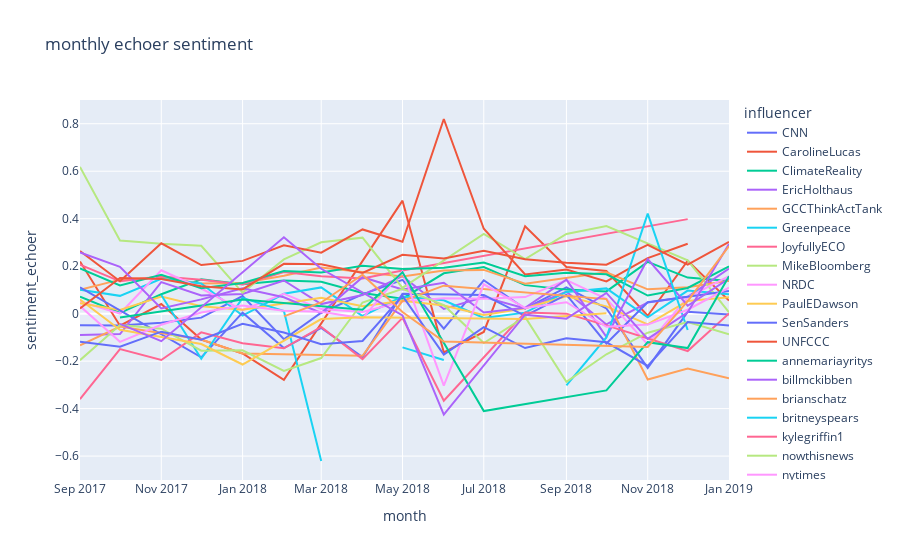

Notebook code for this chart:
### Code cell
px.line(
    final_df,
    x='month', 
    y='sentiment_echoer', 
    color='influencer',
    title='monthly echoer sentiment'
)

### Figure 1 — Plotly figure (JSON) as saved in the notebook; plotly's stock layout.template omitted (floating-point values rounded to 4 significant figures)
{"data": [{"hovertemplate": "influencer=CNN<br>month=%{x}<br>sentiment_echoer=%{y}<extra></extra>", "legendgroup": "CNN", "line": {"color": "#636efa", "dash": "solid"}, "marker": {"symbol": "circle"}, "mode": "lines", "name": "CNN", "orientation": "v", "showlegend": true, "type": "scatter", "x": ["2017-09-01", "2017-10-01", "2017-11-01", "2017-12-01", "2018-01-01", "2018-02-01", "2018-03-01", "2018-04-01", "2018-05-01", "2018-06-01", "2018-07-01", "2018-08-01", "2018-09-01", "2018-10-01", "2018-11-01", "2018-12-01", "2019-01-01"], "xaxis": "x", "y": [-0.0493, -0.04939, -0.03823, -0.01674, 0.07404, -0.108, 0.003956, 0.08121, 0.1423, -0.06359, 0.1406, 0.02083, 0.1108, 0.02188, -0.2286, 0.00753, -0.003707], "yaxis": "y"}, {"hovertemplate": "influencer=CarolineLucas<br>month=%{x}<br>sentiment_echoer=%{y}<extra></extra>", "legendgroup": "CarolineLucas", "line": {"color": "#EF553B", "dash": "solid"}, "marker": {"symbol": "circle"}, "mode": "lines", "name": "CarolineLucas", "orientation": "v", "showlegend": true, "type": "scatter", "x": ["2017-09-01", "2017-10-01", "2017-11-01", "2017-12-01", "2018-01-01", "2018-02-01", "2018-05-01", "2018-06-01", "2018-07-01", "2018-08-01", "2018-09-01", "2018-10-01", "2018-11-01", "2018-12-01", "2019-01-01"], "xaxis": "x", "y": [0.2198, -0.0508, 0.04043, -0.1093, -0.1675, -0.2785, 0.476, -0.1626, -0.07694, 0.3683, 0.1962, 0.1795, -0.008839, 0.223, 0.05532], "yaxis": "y"}, {"hovertemplate": "influencer=ClimateReality<br>month=%{x}<br>sentiment_echoer=%{y}<extra></extra>", "legendgroup": "ClimateReality", "line": {"color": "#00cc96", "dash": "solid"}, "marker": {"symbol": "circle"}, "mode": "lines", "name": "ClimateReality", "orientation": "v", "showlegend": true, "type": "scatter", "x": ["2017-09-01", "2017-10-01", "2017-11-01", "2017-12-01", "2018-01-01", "2018-02-01", "2018-03-01", "2018-04-01", "2018-05-01", "2018-06-01", "2018-07-01", "2018-08-01", "2018-09-01", "2018-10-01", "2018-11-01", "2018-12-01", "2019-01-01"], "xaxis": "x", "y": [0.07189, 0.003383, 0.08184, 0.1451, 0.1244, 0.1398, 0.1341, 0.0867, 0.06333, 0.1699, 0.1962, 0.1201, 0.1012, 0.09373, 0.2181, 0.152, 0.1374], "yaxis": "y"}, {"hovertemplate": "influencer=EricHolthaus<br>month=%{x}<br>sentiment_echoer=%{y}<extra></extra>", "legendgroup": "EricHolthaus", "line": {"color": "#ab63fa", "dash": "solid"}, "marker": {"symbol": "circle"}, "mode": "lines", "name": "EricHolthaus", "orientation": "v", "showlegend": true, "type": "scatter", "x": ["2017-09-01", "2017-10-01", "2017-11-01", "2017-12-01", "2018-01-01", "2018-02-01", "2018-03-01", "2018-04-01", "2018-05-01", "2018-06-01", "2018-07-01", "2018-08-01", "2018-09-01", "2018-10-01", "2018-11-01", "2018-12-01", "2019-01-01"], "xaxis": "x", "y": [-0.08989, -0.08582, 0.1329, 0.0769, 0.0826, 0.1397, 0.04026, 0.07833, 0.1578, 0.01961, 0.0704, 0.02162, 0.09235, -0.04534, 0.0468, 0.07082, 0.1899], "yaxis": "y"}, {"hovertemplate": "influencer=GCCThinkActTank<br>month=%{x}<br>sentiment_echoer=%{y}<extra></extra>", "legendgroup": "GCCThinkActTank", "line": {"color": "#FFA15A", "dash": "solid"}, "marker": {"symbol": "circle"}, "mode": "lines", "name": "GCCThinkActTank", "orientation": "v", "showlegend": true, "type": "scatter", "x": ["2017-09-01", "2017-10-01", "2017-11-01", "2017-12-01", "2018-01-01", "2018-02-01", "2018-03-01", "2018-04-01", "2018-05-01", "2018-06-01", "2018-07-01", "2018-08-01", "2018-09-01", "2018-10-01", "2018-11-01", "2018-12-01", "2019-01-01"], "xaxis": "x", "y": [0.1007, 0.1434, 0.1541, 0.1265, 0.1286, 0.1596, 0.1948, 0.1766, 0.157, 0.1822, 0.1844, 0.1262, 0.15, 0.1744, 0.1025, 0.1117, 0.1388], "yaxis": "y"}, {"hovertemplate": "influencer=Greenpeace<br>month=%{x}<br>sentiment_echoer=%{y}<extra></extra>", "legendgroup": "Greenpeace", "line": {"color": "#19d3f3", "dash": "solid"}, "marker": {"symbol": "circle"}, "mode": "lines", "name": "Greenpeace", "orientation": "v", "showlegend": true, "type": "scatter", "x": ["2017-09-01", "2017-10-01", "2017-11-01", "2017-12-01", "2018-01-01", "2018-02-01", "2018-03-01", "2018-04-01", "2018-05-01", "2018-06-01", "2018-07-01", "2018-08-01", "2018-09-01", "2018-10-01", "2018-11-01", "2018-12-01", "2019-01-01"], "xaxis": "x", "y": [0.1008, 0.075, 0.1465, 0.1268, -0.008266, 0.08375, 0.1105, -0.009868, 0.07263, 0.0564, -0.01839, 0.00434, 0.09168, 0.1064, -0.01496, 0.09709, 0.08153], "yaxis": "y"}, {"hovertemplate": "influencer=JoyfullyECO<br>month=%{x}<br>sentiment_echoer=%{y}<extra></extra>", "legendgroup": "JoyfullyECO", "line": {"color": "#FF6692", "dash": "solid"}, "marker": {"symbol": "circle"}, "mode": "lines", "name": "JoyfullyECO", "orientation": "v", "showlegend": true, "type": "scatter", "x": ["2017-09-01", "2017-10-01", "2017-11-01", "2017-12-01", "2018-01-01", "2018-02-01", "2018-03-01", "2018-04-01", "2018-05-01", "2018-12-01"], "xaxis": "x", "y": [0.2064, 0.1361, 0.1569, 0.1423, 0.1225, 0.1749, 0.1574, 0.1478, 0.1814, 0.3982], "yaxis": "y"}, {"hovertemplate": "influencer=MikeBloomberg<br>month=%{x}<br>sentiment_echoer=%{y}<extra></extra>", "legendgroup": "MikeBloomberg", "line": {"color": "#B6E880", "dash": "solid"}, "marker": {"symbol": "circle"}, "mode": "lines", "name": "MikeBloomberg", "orientation": "v", "showlegend": true, "type": "scatter", "x": ["2017-09-01", "2017-10-01", "2017-11-01", "2017-12-01", "2018-01-01", "2018-02-01", "2018-03-01", "2018-04-01", "2018-05-01", "2018-07-01", "2018-08-01", "2018-09-01", "2018-10-01", "2018-12-01", "2019-01-01"], "xaxis": "x", "y": [0.6183, 0.3084, 0.2943, 0.2856, 0.08884, 0.2287, 0.3007, 0.3201, 0.1083, 0.3358, 0.2294, 0.3356, 0.3689, 0.2243, 0.005413], "yaxis": "y"}, {"hovertemplate": "influencer=NRDC<br>month=%{x}<br>sentiment_echoer=%{y}<extra></extra>", "legendgroup": "NRDC", "line": {"color": "#FF97FF", "dash": "solid"}, "marker": {"symbol": "circle"}, "mode": "lines", "name": "NRDC", "orientation": "v", "showlegend": true, "type": "scatter", "x": ["2017-09-01", "2017-10-01", "2017-11-01", "2017-12-01", "2018-01-01", "2018-02-01", "2018-03-01", "2018-04-01", "2018-05-01", "2018-06-01", "2018-07-01", "2018-08-01", "2018-09-01", "2018-10-01", "2018-11-01", "2018-12-01", "2019-01-01"], "xaxis": "x", "y": [0.05175, 0.0005505, 0.1826, 0.1059, 0.01518, 0.08309, 0.01929, 0.007292, 0.05107, 0.06489, 0.0625, 0.06979, 0.1413, 0.06249, -0.1298, 0.06895, 0.158], "yaxis": "y"}, {"hovertemplate": "influencer=PaulEDawson<br>month=%{x}<br>sentiment_echoer=%{y}<extra></extra>", "legendgroup": "PaulEDawson", "line": {"color": "#FECB52", "dash": "solid"}, "marker": {"symbol": "circle"}, "mode": "lines", "name": "PaulEDawson", "orientation": "v", "showlegend": true, "type": "scatter", "x": ["2017-09-01", "2017-10-01", "2017-11-01", "2017-12-01", "2018-01-01", "2018-02-01", "2018-03-01", "2018-04-01", "2018-05-01", "2018-06-01", "2018-07-01", "2018-08-01", "2018-09-01", "2018-10-01", "2018-11-01", "2018-12-01", "2019-01-01"], "xaxis": "x", "y": [0.04423, 0.01564, 0.07224, 0.03111, 0.01686, 0.04277, 0.06694, 0.03164, 0.05385, 0.03449, -0.005852, 0.02246, 0.07348, 0.03065, -0.04494, 0.05372, 0.06959], "yaxis": "y"}, {"hovertemplate": "influencer=SenSanders<br>month=%{x}<br>sentiment_echoer=%{y}<extra></extra>", "legendgroup": "SenSanders", "line": {"color": "#636efa", "dash": "solid"}, "marker": {"symbol": "circle"}, "mode": "lines", "name": "SenSanders", "orientation": "v", "showlegend": true, "type": "scatter", "x": ["2017-09-01", "2017-12-01", "2018-01-01", "2018-02-01", "2018-03-01", "2018-04-01", "2018-05-01", "2018-07-01", "2018-08-01", "2018-09-01", "2018-10-01", "2018-11-01", "2018-12-01", "2019-01-01"], "xaxis": "x", "y": [0.111, -0.1839, 0.004165, -0.1447, -0.06036, -0.183, 0.08416, 0.07901, -0.009274, 0.07983, -0.1256, 0.0481, 0.0715, 0.0958], "yaxis": "y"}, {"hovertemplate": "influencer=UNFCCC<br>month=%{x}<br>sentiment_echoer=%{y}<extra></extra>", "legendgroup": "UNFCCC", "line": {"color": "#EF553B", "dash": "solid"}, "marker": {"symbol": "circle"}, "mode": "lines", "name": "UNFCCC", "orientation": "v", "showlegend": true, "type": "scatter", "x": ["2017-09-01", "2017-10-01", "2017-11-01", "2017-12-01", "2018-01-01", "2018-02-01", "2018-03-01", "2018-04-01", "2018-05-01", "2018-06-01", "2018-07-01", "2018-08-01", "2018-09-01", "2018-10-01", "2018-11-01", "2018-12-01"], "xaxis": "x", "y": [0.264, 0.1364, 0.2962, 0.2047, 0.2223, 0.2882, 0.2566, 0.3548, 0.3029, 0.8199, 0.3576, 0.1653, 0.1862, 0.1358, 0.2338, 0.2946], "yaxis": "y"}, {"hovertemplate": "influencer=annemariayritys<br>month=%{x}<br>sentiment_echoer=%{y}<extra></extra>", "legendgroup": "annemariayritys", "line": {"color": "#00cc96", "dash": "solid"}, "marker": {"symbol": "circle"}, "mode": "lines", "name": "annemariayritys", "orientation": "v", "showlegend": true, "type": "scatter", "x": ["2017-09-01", "2017-10-01", "2017-11-01", "2017-12-01", "2018-01-01", "2018-02-01", "2018-03-01", "2018-04-01", "2018-05-01", "2018-06-01", "2018-07-01", "2018-08-01", "2018-09-01", "2018-10-01", "2018-11-01", "2018-12-01", "2019-01-01"], "xaxis": "x", "y": [0.191, 0.119, 0.164, 0.1069, 0.1295, 0.1798, 0.173, 0.2019, 0.1884, 0.193, 0.2155, 0.1574, 0.1727, 0.1656, 0.07619, 0.1084, 0.1993], "yaxis": "y"}, {"hovertemplate": "influencer=billmckibben<br>month=%{x}<br>sentiment_echoer=%{y}<extra></extra>", "legendgroup": "billmckibben", "line": {"color": "#ab63fa", "dash": "solid"}, "marker": {"symbol": "circle"}, "mode": "lines", "name": "billmckibben", "orientation": "v", "showlegend": true, "type": "scatter", "x": ["2017-09-01", "2017-10-01", "2017-11-01", "2017-12-01", "2018-01-01", "2018-02-01", "2018-03-01", "2018-04-01", "2018-05-01", "2018-06-01", "2018-07-01", "2018-08-01", "2018-09-01", "2018-10-01", "2018-11-01", "2018-12-01", "2019-01-01"], "xaxis": "x", "y": [0.2581, 0.1975, 0.02173, 0.06016, 0.1071, 0.06915, 0.002855, 0.1534, 0.1019, 0.1299, 0.005167, 0.02485, 0.1435, -0.09734, 0.2298, 0.03339, 0.1482], "yaxis": "y"}, {"hovertemplate": "influencer=brianschatz<br>month=%{x}<br>sentiment_echoer=%{y}<extra></extra>", "legendgroup": "brianschatz", "line": {"color": "#FFA15A", "dash": "solid"}, "marker": {"symbol": "circle"}, "mode": "lines", "name": "brianschatz", "orientation": "v", "showlegend": true, "type": "scatter", "x": ["2017-09-01", "2017-10-01", "2017-12-01", "2018-01-01", "2018-04-01", "2018-05-01", "2018-06-01", "2018-10-01", "2018-11-01", "2018-12-01", "2019-01-01"], "xaxis": "x", "y": [-0.1333, -0.05463, -0.1088, -0.1681, -0.1776, 0.05353, 0.1179, 0.06133, -0.2773, -0.2314, -0.2726], "yaxis": "y"}, {"hovertemplate": "influencer=britneyspears<br>month=%{x}<br>sentiment_echoer=%{y}<extra></extra>", "legendgroup": "britneyspears", "line": {"color": "#19d3f3", "dash": "solid"}, "marker": {"symbol": "circle"}, "mode": "lines", "name": "britneyspears", "orientation": "v", "showlegend": true, "type": "scatter", "x": ["2017-09-01", "2017-10-01", "2017-11-01", "2017-12-01", "2018-01-01", "2018-02-01", "2018-03-01", "2018-04-01", "2018-05-01", "2018-06-01", "2018-07-01", "2018-08-01", "2018-09-01", "2018-10-01", "2018-11-01", "2018-12-01", "2019-01-01"], "xaxis": "x", "y": [null, null, 0.07863, -0.1899, 0.06659, 0.01103, -0.6206, null, -0.142, -0.1953, null, null, -0.3019, -0.1002, 0.4211, -0.06887, null], "yaxis": "y"}, {"hovertemplate": "influencer=kylegriffin1<br>month=%{x}<br>sentiment_echoer=%{y}<extra></extra>", "legendgroup": "kylegriffin1", "line": {"color": "#FF6692", "dash": "solid"}, "marker": {"symbol": "circle"}, "mode": "lines", "name": "kylegriffin1", "orientation": "v", "showlegend": true, "type": "scatter", "x": ["2017-09-01", "2017-10-01", "2017-11-01", "2017-12-01", "2018-01-01", "2018-02-01", "2018-03-01", "2018-04-01", "2018-05-01", "2018-06-01", "2018-08-01", "2018-09-01", "2018-10-01", "2018-12-01", "2019-01-01"], "xaxis": "x", "y": [-0.3603, -0.1492, -0.1953, -0.07889, -0.1246, -0.1458, -0.0558, -0.1914, -0.01789, -0.3667, 0.004731, -3.28e-05, -0.04928, -0.1573, 0.0006003], "yaxis": "y"}, {"hovertemplate": "influencer=nowthisnews<br>month=%{x}<br>sentiment_echoer=%{y}<extra></extra>", "legendgroup": "nowthisnews", "line": {"color": "#B6E880", "dash": "solid"}, "marker": {"symbol": "circle"}, "mode": "lines", "name": "nowthisnews", "orientation": "v", "showlegend": true, "type": "scatter", "x": ["2017-09-01", "2017-10-01", "2017-11-01", "2017-12-01", "2018-01-01", "2018-02-01", "2018-03-01", "2018-04-01", "2018-05-01", "2018-06-01", "2018-07-01", "2018-08-01", "2018-09-01", "2018-10-01", "2018-11-01", "2018-12-01", "2019-01-01"], "xaxis": "x", "y": [-0.1959, -0.04825, -0.06306, -0.1558, -0.1545, -0.2413, -0.1869, 0.0469, 0.1045, 0.03571, -0.1239, -0.01366, -0.287, -0.1711, -0.08005, -0.03544, -0.08705], "yaxis": "y"}, {"hovertemplate": "influencer=nytimes<br>month=%{x}<br>sentiment_echoer=%{y}<extra></extra>", "legendgroup": "nytimes", "line": {"color": "#FF97FF", "dash": "solid"}, "marker": {"symbol": "circle"}, "mode": "lines", "name": "nytimes", "orientation": "v", "showlegend": true, "type": "scatter", "x": ["2017-09-01", "2017-10-01", "2017-11-01", "2017-12-01", "2018-01-01", "2018-02-01", "2018-03-01", "2018-04-01", "2018-05-01", "2018-06-01", "2018-07-01", "2018-08-01", "2018-09-01", "2018-10-01", "2018-11-01", "2018-12-01", "2019-01-01"], "xaxis": "x", "y": [0.03177, -0.1186, -0.04682, 0.004768, 0.03456, 0.01187, 0.008262, -0.01959, 0.1785, -0.3033, 0.1238, 0.02412, 0.04814, -0.05516, -0.04609, 0.01648, 0.1096], "yaxis": "y"}, {"hovertemplate": "influencer=tedlieu<br>month=%{x}<br>sentiment_echoer=%{y}<extra></extra>", "legendgroup": "tedlieu", "line": {"color": "#FECB52", "dash": "solid"}, "marker": {"symbol": "circle"}, "mode": "lines", "name": "tedlieu", "orientation": "v", "showlegend": true, "type": "scatter", "x": ["2017-09-01", "2017-10-01", "2017-12-01", "2018-01-01", "2018-03-01", "2018-04-01", "2018-08-01", "2018-10-01", "2018-11-01", "2018-12-01"], "xaxis": "x", "y": [0.05978, -0.06797, -0.128, -0.2142, -0.02286, -0.01468, -0.02245, 0.001656, null, 0.05947], "yaxis": "y"}, {"hovertemplate": "influencer=thehill<br>month=%{x}<br>sentiment_echoer=%{y}<extra></extra>", "legendgroup": "thehill", "line": {"color": "#636efa", "dash": "solid"}, "marker": {"symbol": "circle"}, "mode": "lines", "name": "thehill", "orientation": "v", "showlegend": true, "type": "scatter", "x": ["2017-09-01", "2017-10-01", "2017-11-01", "2017-12-01", "2018-01-01", "2018-02-01", "2018-03-01", "2018-04-01", "2018-05-01", "2018-06-01", "2018-07-01", "2018-08-01", "2018-09-01", "2018-10-01", "2018-11-01", "2018-12-01", "2019-01-01"], "xaxis": "x", "y": [-0.1183, -0.1391, -0.0759, -0.1095, -0.04311, -0.07954, -0.1285, -0.1152, 0.07476, -0.1723, -0.05715, -0.1449, -0.1037, -0.1208, -0.22, -0.03531, -0.05012], "yaxis": "y"}, {"hovertemplate": "influencer=wef<br>month=%{x}<br>sentiment_echoer=%{y}<extra></extra>", "legendgroup": "wef", "line": {"color": "#EF553B", "dash": "solid"}, "marker": {"symbol": "circle"}, "mode": "lines", "name": "wef", "orientation": "v", "showlegend": true, "type": "scatter", "x": ["2017-09-01", "2017-10-01", "2017-11-01", "2017-12-01", "2018-01-01", "2018-02-01", "2018-03-01", "2018-04-01", "2018-05-01", "2018-06-01", "2018-07-01", "2018-08-01", "2018-09-01", "2018-10-01", "2018-11-01", "2018-12-01", "2019-01-01"], "xaxis": "x", "y": [0.02215, 0.1504, 0.146, 0.1158, 0.102, 0.2099, 0.2084, 0.1715, 0.2477, 0.2322, 0.2649, 0.2292, 0.2145, 0.2059, 0.2895, 0.2069, 0.3021], "yaxis": "y"}, {"hovertemplate": "influencer=DanRather<br>month=%{x}<br>sentiment_echoer=%{y}<extra></extra>", "legendgroup": "DanRather", "line": {"color": "#00cc96", "dash": "solid"}, "marker": {"symbol": "circle"}, "mode": "lines", "name": "DanRather", "orientation": "v", "showlegend": true, "type": "scatter", "x": ["2017-10-01", "2018-01-01", "2018-04-01", "2018-05-01", "2018-07-01", "2018-10-01", "2018-11-01", "2018-12-01", "2019-01-01"], "xaxis": "x", "y": [-0.01629, 0.05919, 0.01621, 0.1745, -0.4104, -0.3232, -0.1201, -0.1451, 0.1577], "yaxis": "y"}, {"hovertemplate": "influencer=KamalaHarris<br>month=%{x}<br>sentiment_echoer=%{y}<extra></extra>", "legendgroup": "KamalaHarris", "line": {"color": "#ab63fa", "dash": "solid"}, "marker": {"symbol": "circle"}, "mode": "lines", "name": "KamalaHarris", "orientation": "v", "showlegend": true, "type": "scatter", "x": ["2017-10-01", "2017-11-01", "2018-02-01", "2018-03-01", "2018-05-01", "2018-06-01", "2018-08-01", "2018-09-01", "2018-10-01", "2018-11-01", "2018-12-01", "2019-01-01"], "xaxis": "x", "y": [-0.04319, -0.1158, 0.3221, 0.189, -0.007305, -0.4252, -0.004411, -0.02113, 0.08731, -0.1062, 0.005359, 0.293], "yaxis": "y"}, {"hovertemplate": "influencer=joekennedy<br>month=%{x}<br>sentiment_echoer=%{y}<extra></extra>", "legendgroup": "joekennedy", "line": {"color": "#FFA15A", "dash": "solid"}, "marker": {"symbol": "circle"}, "mode": "lines", "name": "joekennedy", "orientation": "v", "showlegend": true, "type": "scatter", "x": ["2018-02-01", "2018-03-01", "2018-04-01", "2018-05-01", "2018-06-01", "2018-11-01", "2018-12-01", "2019-01-01"], "xaxis": "x", "y": [-0.01138, 0.04715, 0.1643, 0.007194, -0.1173, -0.1408, 0.05278, 0.2847], "yaxis": "y"}], "layout": {"legend": {"title": {"text": "influencer"}, "tracegroupgap": 0}, "title": {"text": "monthly echoer sentiment"}, "xaxis": {"anchor": "y", "domain": [0, 1], "title": {"text": "month"}}, "yaxis": {"anchor": "x", "domain": [0, 1], "title": {"text": "sentiment_echoer"}}}}
